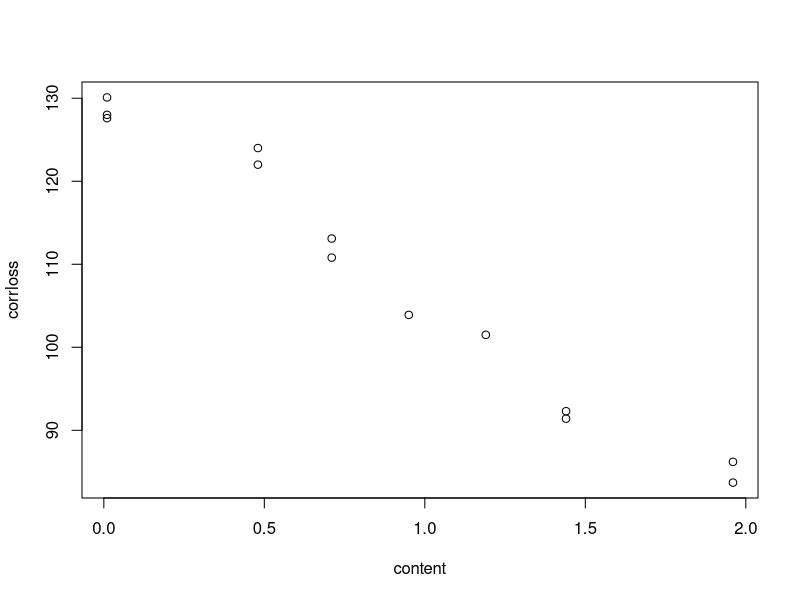
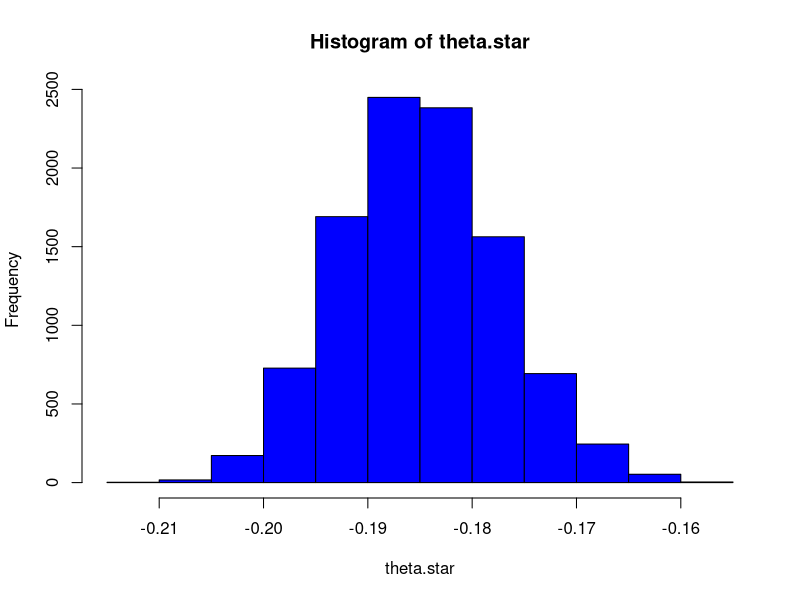
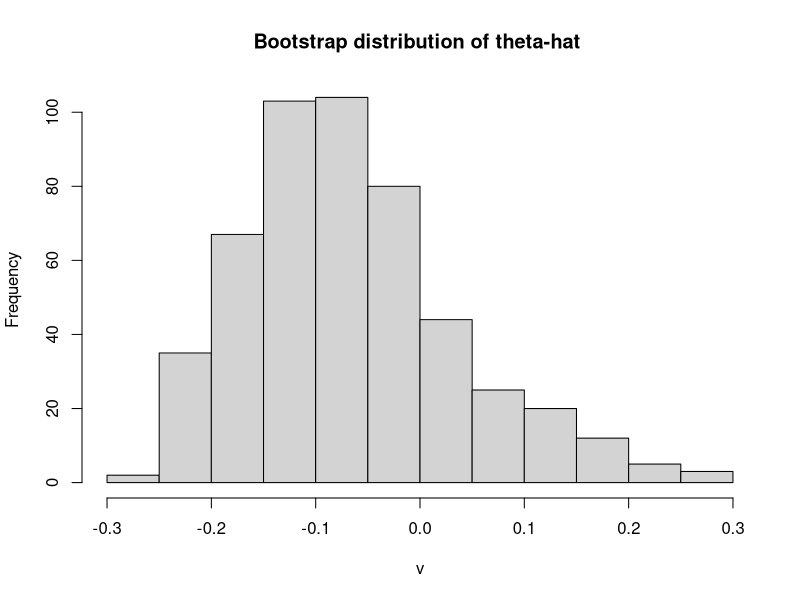

The R script that drew these images, in order:
## ---- chunk 1
knitr::opts_chunk$set(echo = TRUE)
## ---- chunk 2
copper <- read.csv(file='datasets/copper.csv',header=T)
content = copper[,1]; corrloss = copper[,2]
plot(corrloss~content)
n = nrow(copper)
X <- cbind(rep(1,n),content)
beta.hat <- solve(t(X)%*%X)%*%t(X)%*%corrloss #LS estimator for beta

###point estimate  #theta = beta_1/beta_0
ptest <- beta.hat[2,1]/beta.hat[1,1] #point estimate! but what is its SE?
print(ptest)



y.hat <- X%*%beta.hat
resid <- corrloss - y.hat

theta.star <- c()
for(b in 1:10000){
  res.star <- sample(resid,n,replace=T) #SRSWR of the residuals
  y.star <- y.hat + res.star
  beta.hat.star <- solve(t(X)%*%X)%*%t(X)%*%y.star #LS estimator of beta for boot sample
  theta.star[b] <- beta.hat.star[2,1] / beta.hat.star[1,1]
}

sd(theta.star) #boot est of std. of theta-hat
hist(theta.star,col='blue')
quantile(theta.star,c(0.025,0.975))
## ---- chunk 3
set.seed(100)
patch <- read.csv(file='datasets/patch.csv')
theta.hat <- mean(patch$y)/mean(patch$z)
theta.hat.med <- median(patch$y)/median(patch$z)
patch.zy <- patch[,c(5,6)]
n <- nrow(patch.zy)
B <- 500

boot.bias <- function(){
  patch.zy.boot <- patch.zy[sample(1:n,n,replace=T),] #srswr of the rows!
  theta.hat.boot <- mean(patch.zy.boot[,2])/mean(patch.zy.boot[,1])
  return(theta.hat.boot)
}

v <- replicate(B,boot.bias())
theta.hat.boot.mean <- mean(v) #theta-hat-bar star
bias.hat.boot <- theta.hat.boot.mean - theta.hat #bootstrap estimate of bias
print(bias.hat.boot)
hist(v,main='Bootstrap distribution of theta-hat ')

sd(v) #bootstrap est of SE of theta-hat [differs from 0.105]

bias.hat.boot/sd(v) # <= 0.25
## ---- chunk 4
proportions <- function(cc){
  dd <- c()
  for(i in 1:length(cc)){
    dd[i] <- sum(cc==i)/length(cc)
  }
  return(dd)
}

boot.bias.improved <- function(){
  k <- sample(1:n,n,replace=T)
  p.star <- proportions(k)
  patch.zy.boot <- patch.zy[k,]
  theta.hat.boot <- mean(patch.zy.boot[,2])/mean(patch.zy.boot[,1])
  return(c(theta.hat.boot,p.star))
}

set.seed(100)
res <- rowMeans(replicate(B,boot.bias.improved()))
p.star.bar <- res[2:9]
theta.hat.boot.mean <- res[1]
bias.tilde.boot <- theta.hat.boot.mean - t(p.star.bar)%*%patch.zy[,2] / t(p.star.bar)%*%patch.zy[,1]
print(bias.tilde.boot)
